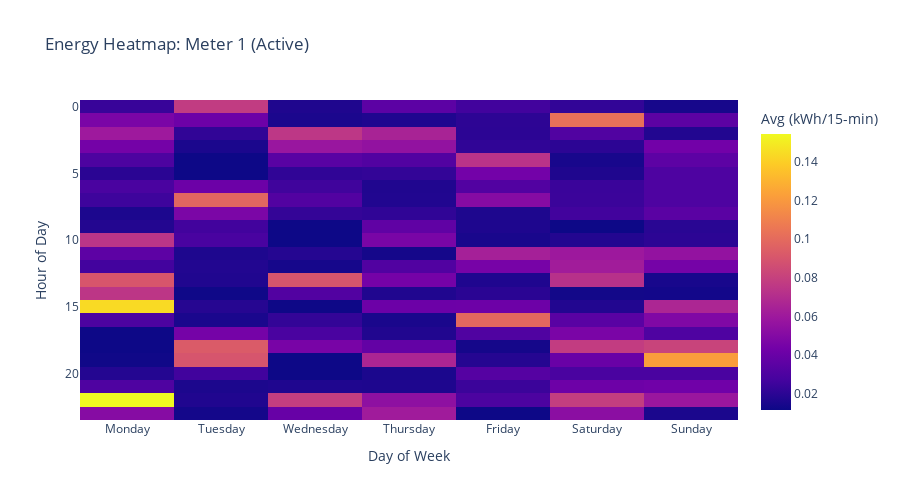
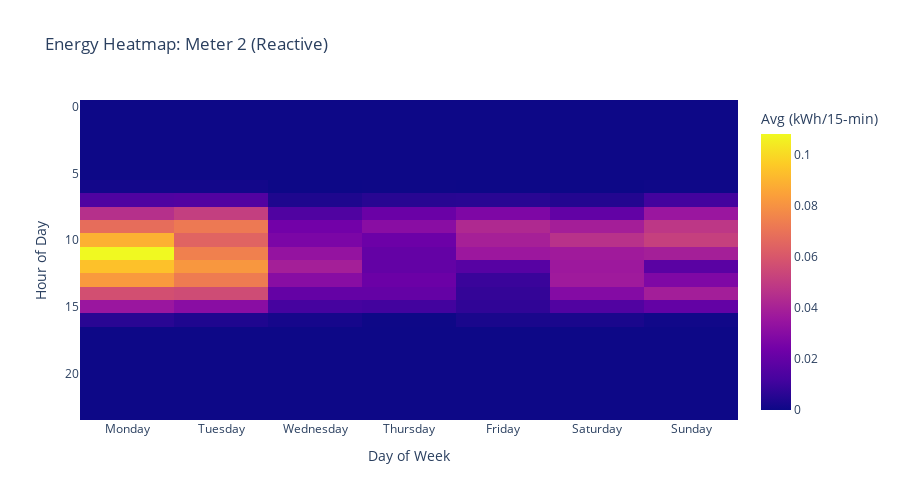

The code cell stored with these charts, in order, in its notebook:
### Code cell
# Heatmap: Hour of Day vs Day of Week
# Shows average 15-minute reading for each hour/day combination
for meter_name in df_combined['meter'].unique():
    meter_data = df_combined[df_combined['meter'] == meter_name]
    pivot = meter_data.pivot_table(
        values='reading', 
        index='hour', 
        columns='day_name', 
        aggfunc='mean'
    )
    # Reorder columns
    day_order = ['Monday', 'Tuesday', 'Wednesday', 'Thursday', 'Friday', 'Saturday', 'Sunday']
    pivot = pivot[[col for col in day_order if col in pivot.columns]]
    
    fig = px.imshow(
        pivot,
        title=f'Energy Heatmap: {meter_name}',
        labels=dict(x='Day of Week', y='Hour of Day', color='Avg (kWh/15-min)'),
        aspect='auto'
    )
    fig.update_layout(height=500)
    fig.show()

### Figure 1 — Plotly figure (JSON) as saved in the notebook; plotly's stock layout.template omitted (floating-point values rounded to 4 significant figures; data arrays with more than 128 entries replaced by an {"elided": "..."} marker saying what was removed)
{"data": [{"coloraxis": "coloraxis", "hovertemplate": "Day of Week: %{x}<br>Hour of Day: %{y}<br>Avg (kWh/15-min): %{z}<extra></extra>", "name": "0", "type": "heatmap", "x": ["Monday", "Tuesday", "Wednesday", "Thursday", "Friday", "Saturday", "Sunday"], "xaxis": "x", "y": [0, 1, 2, 3, 4, 5, 6, 7, 8, 9, 10, 11, 12, 13, 14, 15, 16, 17, 18, 19, 20, 21, 22, 23], "yaxis": "y", "z": {"elided": "24x7 float values"}}], "layout": {"coloraxis": {"colorbar": {"title": {"text": "Avg (kWh/15-min)"}}, "colorscale": [[0, "#0d0887"], [0.1111, "#46039f"], [0.2222, "#7201a8"], [0.3333, "#9c179e"], [0.4444, "#bd3786"], [0.5556, "#d8576b"], [0.6667, "#ed7953"], [0.7778, "#fb9f3a"], [0.8889, "#fdca26"], [1, "#f0f921"]]}, "height": 500, "title": {"text": "Energy Heatmap: Meter 1 (Active)"}, "xaxis": {"anchor": "y", "domain": [0, 1], "title": {"text": "Day of Week"}}, "yaxis": {"anchor": "x", "autorange": "reversed", "domain": [0, 1], "title": {"text": "Hour of Day"}}}}

### Figure 2 — Plotly figure (JSON) as saved in the notebook; plotly's stock layout.template omitted (floating-point values rounded to 4 significant figures; data arrays with more than 128 entries replaced by an {"elided": "..."} marker saying what was removed)
{"data": [{"coloraxis": "coloraxis", "hovertemplate": "Day of Week: %{x}<br>Hour of Day: %{y}<br>Avg (kWh/15-min): %{z}<extra></extra>", "name": "0", "type": "heatmap", "x": ["Monday", "Tuesday", "Wednesday", "Thursday", "Friday", "Saturday", "Sunday"], "xaxis": "x", "y": [0, 1, 2, 3, 4, 5, 6, 7, 8, 9, 10, 11, 12, 13, 14, 15, 16, 17, 18, 19, 20, 21, 22, 23], "yaxis": "y", "z": {"elided": "24x7 float values"}}], "layout": {"coloraxis": {"colorbar": {"title": {"text": "Avg (kWh/15-min)"}}, "colorscale": [[0, "#0d0887"], [0.1111, "#46039f"], [0.2222, "#7201a8"], [0.3333, "#9c179e"], [0.4444, "#bd3786"], [0.5556, "#d8576b"], [0.6667, "#ed7953"], [0.7778, "#fb9f3a"], [0.8889, "#fdca26"], [1, "#f0f921"]]}, "height": 500, "title": {"text": "Energy Heatmap: Meter 2 (Reactive)"}, "xaxis": {"anchor": "y", "domain": [0, 1], "title": {"text": "Day of Week"}}, "yaxis": {"anchor": "x", "autorange": "reversed", "domain": [0, 1], "title": {"text": "Hour of Day"}}}}
